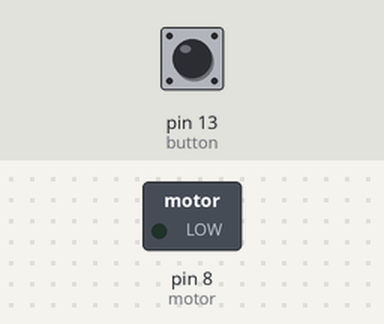
Bench run of a sketch on a simulated Arduino Uno, built with avr-gcc and run on an emulated ATmega328P. Parts: switched loads named in the sketch (green lamp = pin HIGH). The inputs (shaded band) are chosen by the test bench; at power-on: pin 13 (button) LOW. Random numbers use the default seed unless the sketch sets one.

Above: at 1.2 s.
1.3 s: pin 13 (button) pulled HIGH for 0.15 s
At 2.0 s:
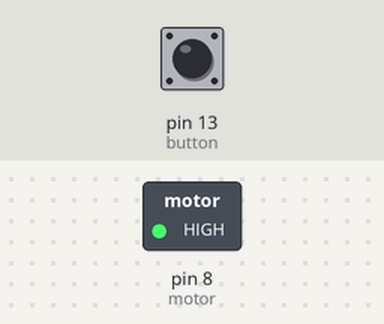
Timing chart, 0 to 10.8 s (numbered marks = the images above; inputs shaded):
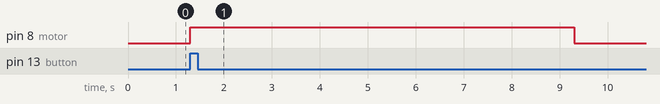

The sketch:

prizewheel_test.ino
```cpp
const int button = 13;
const int motor = 8;
int delayTime = 0;

void setup() {
  pinMode(motor, OUTPUT);
  pinMode(button, INPUT);
}

void loop()
{
  if(digitalRead(button) == HIGH)
  {
  	delayTime = random(8, 15);
  	delayTime *= 1000;

    digitalWrite(motor, HIGH);
    delay(delayTime);
    digitalWrite(motor, LOW);
  }
  else
  {
   digitalWrite(motor, LOW);
  }
}
```

Measured:
- after the input at 1.3 s, pin 8 (motor): LOW → HIGH at once, → LOW 8.0 s later
